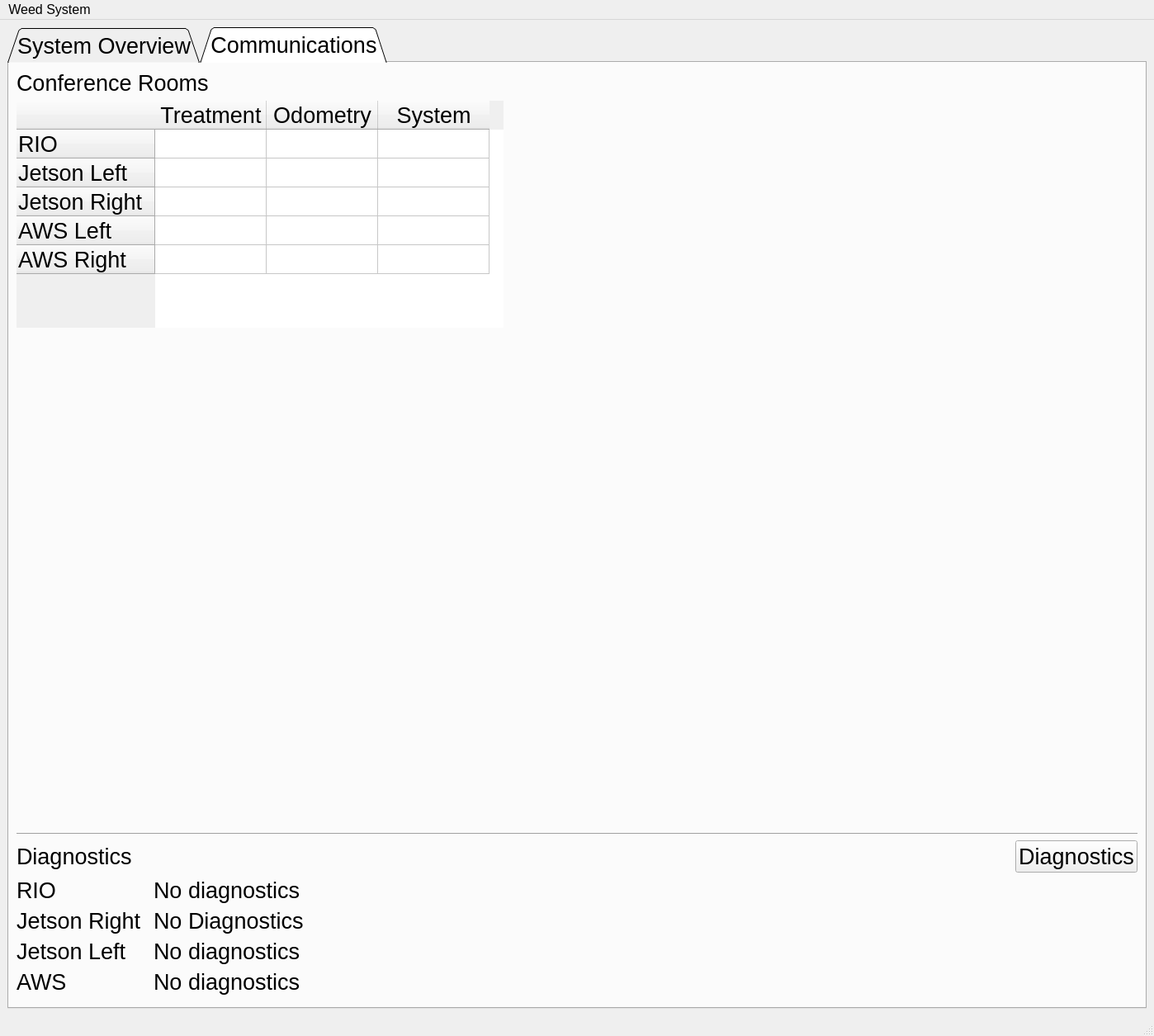
<?xml version="1.0" encoding="UTF-8"?>
<ui version="4.0">
 <class>MainWindow</class>
 <widget class="QMainWindow" name="MainWindow">
  <property name="geometry">
   <rect>
    <x>0</x>
    <y>0</y>
    <width>1398</width>
    <height>1255</height>
   </rect>
  </property>
  <property name="sizePolicy">
   <sizepolicy hsizetype="MinimumExpanding" vsizetype="MinimumExpanding">
    <horstretch>0</horstretch>
    <verstretch>0</verstretch>
   </sizepolicy>
  </property>
  <property name="minimumSize">
   <size>
    <width>1023</width>
    <height>851</height>
   </size>
  </property>
  <property name="font">
   <font>
    <pointsize>12</pointsize>
   </font>
  </property>
  <property name="windowTitle">
   <string>WEEDS</string>
  </property>
  <widget class="QWidget" name="centralwidget">
   <property name="enabled">
    <bool>true</bool>
   </property>
   <layout class="QVBoxLayout" name="verticalLayout_4">
    <item>
     <widget class="QTabWidget" name="tabWidget">
      <property name="sizePolicy">
       <sizepolicy hsizetype="Minimum" vsizetype="Minimum">
        <horstretch>0</horstretch>
        <verstretch>0</verstretch>
       </sizepolicy>
      </property>
      <property name="font">
       <font>
        <pointsize>20</pointsize>
       </font>
      </property>
      <property name="tabShape">
       <enum>QTabWidget::Triangular</enum>
      </property>
      <property name="currentIndex">
       <number>1</number>
      </property>
      <widget class="QWidget" name="tabSystem">
       <property name="enabled">
        <bool>true</bool>
       </property>
       <property name="sizePolicy">
        <sizepolicy hsizetype="MinimumExpanding" vsizetype="MinimumExpanding">
         <horstretch>0</horstretch>
         <verstretch>0</verstretch>
        </sizepolicy>
       </property>
       <property name="font">
        <font>
         <pointsize>20</pointsize>
        </font>
       </property>
       <property name="accessibleName">
        <string>tabSystem</string>
       </property>
       <attribute name="title">
        <string>System Overview</string>
       </attribute>
       <layout class="QVBoxLayout" name="verticalLayout_8">
        <item>
         <layout class="QHBoxLayout" name="horizontalLayout">
          <property name="sizeConstraint">
           <enum>QLayout::SetDefaultConstraint</enum>
          </property>
          <item>
           <widget class="QLabel" name="image_camera_left">
            <property name="sizePolicy">
             <sizepolicy hsizetype="Minimum" vsizetype="Minimum">
              <horstretch>1</horstretch>
              <verstretch>1</verstretch>
             </sizepolicy>
            </property>
            <property name="minimumSize">
             <size>
              <width>480</width>
              <height>270</height>
             </size>
            </property>
            <property name="baseSize">
             <size>
              <width>100</width>
              <height>100</height>
             </size>
            </property>
            <property name="frameShape">
             <enum>QFrame::Box</enum>
            </property>
            <property name="text">
             <string/>
            </property>
            <property name="pixmap">
             <pixmap>../../../Users/evan/.designer/output/original-194.jpg</pixmap>
            </property>
            <property name="scaledContents">
             <bool>true</bool>
            </property>
            <property name="wordWrap">
             <bool>false</bool>
            </property>
           </widget>
          </item>
          <item>
           <widget class="QProgressBar" name="tractor_progress">
            <property name="toolTip">
             <string>&lt;html&gt;&lt;head/&gt;&lt;body&gt;&lt;p&gt;Progress of the weeding aparatus&lt;/p&gt;&lt;/body&gt;&lt;/html&gt;</string>
            </property>
            <property name="value">
             <number>24</number>
            </property>
            <property name="orientation">
             <enum>Qt::Vertical</enum>
            </property>
            <property name="invertedAppearance">
             <bool>true</bool>
            </property>
           </widget>
          </item>
          <item>
           <widget class="QLabel" name="image_camera_right">
            <property name="sizePolicy">
             <sizepolicy hsizetype="Minimum" vsizetype="Minimum">
              <horstretch>1</horstretch>
              <verstretch>1</verstretch>
             </sizepolicy>
            </property>
            <property name="minimumSize">
             <size>
              <width>480</width>
              <height>270</height>
             </size>
            </property>
            <property name="baseSize">
             <size>
              <width>100</width>
              <height>100</height>
             </size>
            </property>
            <property name="frameShape">
             <enum>QFrame::Box</enum>
            </property>
            <property name="text">
             <string/>
            </property>
            <property name="pixmap">
             <pixmap>../../../Users/evan/.designer/output/processed-158.jpg</pixmap>
            </property>
            <property name="scaledContents">
             <bool>true</bool>
            </property>
           </widget>
          </item>
         </layout>
        </item>
        <item>
         <layout class="QHBoxLayout" name="horizontalLayout_4">
          <item>
           <widget class="QLabel" name="status_camera_left">
            <property name="toolTip">
             <string>&lt;html&gt;&lt;head/&gt;&lt;body&gt;&lt;p&gt;Status of the left camera&lt;/p&gt;&lt;/body&gt;&lt;/html&gt;</string>
            </property>
            <property name="text">
             <string>Unknown</string>
            </property>
            <property name="alignment">
             <set>Qt::AlignCenter</set>
            </property>
           </widget>
          </item>
          <item>
           <spacer name="horizontalSpacer_5">
            <property name="orientation">
             <enum>Qt::Horizontal</enum>
            </property>
            <property name="sizeHint" stdset="0">
             <size>
              <width>40</width>
              <height>20</height>
             </size>
            </property>
           </spacer>
          </item>
          <item>
           <widget class="QLabel" name="status_camera_right">
            <property name="toolTip">
             <string>&lt;html&gt;&lt;head/&gt;&lt;body&gt;&lt;p&gt;Status of the right camera&lt;/p&gt;&lt;/body&gt;&lt;/html&gt;</string>
            </property>
            <property name="text">
             <string>Unknown</string>
            </property>
            <property name="alignment">
             <set>Qt::AlignCenter</set>
            </property>
           </widget>
          </item>
         </layout>
        </item>
        <item>
         <layout class="QHBoxLayout" name="horizontalLayout_7">
          <property name="topMargin">
           <number>10</number>
          </property>
          <item>
           <widget class="Line" name="line">
            <property name="frameShadow">
             <enum>QFrame::Raised</enum>
            </property>
            <property name="lineWidth">
             <number>5</number>
            </property>
            <property name="orientation">
             <enum>Qt::Horizontal</enum>
            </property>
           </widget>
          </item>
         </layout>
        </item>
        <item>
         <layout class="QHBoxLayout" name="horizontalLayout_6" stretch="2,0,4,0,3">
          <item>
           <widget class="QLabel" name="label_2">
            <property name="text">
             <string>KPH</string>
            </property>
           </widget>
          </item>
          <item>
           <spacer name="horizontalSpacer_6">
            <property name="orientation">
             <enum>Qt::Horizontal</enum>
            </property>
            <property name="sizeHint" stdset="0">
             <size>
              <width>40</width>
              <height>20</height>
             </size>
            </property>
           </spacer>
          </item>
          <item>
           <widget class="QLabel" name="label">
            <property name="text">
             <string>Distance (CM)</string>
            </property>
           </widget>
          </item>
          <item>
           <spacer name="horizontalSpacer_7">
            <property name="orientation">
             <enum>Qt::Horizontal</enum>
            </property>
            <property name="sizeHint" stdset="0">
             <size>
              <width>40</width>
              <height>20</height>
             </size>
            </property>
           </spacer>
          </item>
          <item>
           <widget class="QLabel" name="label_3">
            <property name="text">
             <string>Images</string>
            </property>
           </widget>
          </item>
         </layout>
        </item>
        <item>
         <layout class="QHBoxLayout" name="horizontalLayout_2" stretch="2,0,5,0,3">
          <property name="sizeConstraint">
           <enum>QLayout::SetMinimumSize</enum>
          </property>
          <item>
           <widget class="QLCDNumber" name="average_kph">
            <property name="minimumSize">
             <size>
              <width>165</width>
              <height>369</height>
             </size>
            </property>
            <property name="frameShadow">
             <enum>QFrame::Sunken</enum>
            </property>
            <property name="lineWidth">
             <number>2</number>
            </property>
            <property name="smallDecimalPoint">
             <bool>true</bool>
            </property>
            <property name="digitCount">
             <number>2</number>
            </property>
           </widget>
          </item>
          <item>
           <spacer name="horizontalSpacer">
            <property name="orientation">
             <enum>Qt::Horizontal</enum>
            </property>
            <property name="sizeHint" stdset="0">
             <size>
              <width>40</width>
              <height>20</height>
             </size>
            </property>
           </spacer>
          </item>
          <item>
           <widget class="QLCDNumber" name="count_distance">
            <property name="minimumSize">
             <size>
              <width>658</width>
              <height>369</height>
             </size>
            </property>
            <property name="frameShape">
             <enum>QFrame::Box</enum>
            </property>
            <property name="frameShadow">
             <enum>QFrame::Sunken</enum>
            </property>
            <property name="lineWidth">
             <number>2</number>
            </property>
            <property name="smallDecimalPoint">
             <bool>false</bool>
            </property>
            <property name="digitCount">
             <number>6</number>
            </property>
            <property name="segmentStyle">
             <enum>QLCDNumber::Filled</enum>
            </property>
           </widget>
          </item>
          <item>
           <spacer name="horizontalSpacer_2">
            <property name="orientation">
             <enum>Qt::Horizontal</enum>
            </property>
            <property name="sizeHint" stdset="0">
             <size>
              <width>40</width>
              <height>20</height>
             </size>
            </property>
           </spacer>
          </item>
          <item>
           <widget class="QLCDNumber" name="count_images">
            <property name="minimumSize">
             <size>
              <width>494</width>
              <height>369</height>
             </size>
            </property>
            <property name="frameShadow">
             <enum>QFrame::Sunken</enum>
            </property>
            <property name="lineWidth">
             <number>2</number>
            </property>
            <property name="digitCount">
             <number>4</number>
            </property>
           </widget>
          </item>
         </layout>
        </item>
        <item>
         <layout class="QHBoxLayout" name="horizontalLayout_5" stretch="2,0,4,0,3">
          <item>
           <widget class="QPushButton" name="reset_kph">
            <property name="toolTip">
             <string>&lt;html&gt;&lt;head/&gt;&lt;body&gt;&lt;p&gt;Reset the number of image taken.&lt;/p&gt;&lt;p&gt;This has no operational effect.&lt;/p&gt;&lt;/body&gt;&lt;/html&gt;</string>
            </property>
            <property name="text">
             <string>Reset</string>
            </property>
           </widget>
          </item>
          <item>
           <spacer name="horizontalSpacer_3">
            <property name="orientation">
             <enum>Qt::Horizontal</enum>
            </property>
            <property name="sizeHint" stdset="0">
             <size>
              <width>40</width>
              <height>20</height>
             </size>
            </property>
           </spacer>
          </item>
          <item>
           <widget class="QPushButton" name="reset_distance">
            <property name="toolTip">
             <string>&lt;html&gt;&lt;head/&gt;&lt;body&gt;&lt;p&gt;Reset the distance travelled to 0.&lt;/p&gt;&lt;p&gt;Use this for marking the end of a row, but this has no operational effect&lt;/p&gt;&lt;/body&gt;&lt;/html&gt;</string>
            </property>
            <property name="text">
             <string>Reset</string>
            </property>
           </widget>
          </item>
          <item>
           <spacer name="horizontalSpacer_4">
            <property name="orientation">
             <enum>Qt::Horizontal</enum>
            </property>
            <property name="sizeHint" stdset="0">
             <size>
              <width>40</width>
              <height>20</height>
             </size>
            </property>
           </spacer>
          </item>
          <item>
           <widget class="QPushButton" name="reset_images_taken">
            <property name="toolTip">
             <string>&lt;html&gt;&lt;head/&gt;&lt;body&gt;&lt;p&gt;Reset the KPH to 0.&lt;/p&gt;&lt;p&gt;This has no operational effect.&lt;/p&gt;&lt;/body&gt;&lt;/html&gt;</string>
            </property>
            <property name="text">
             <string>Reset</string>
            </property>
           </widget>
          </item>
         </layout>
        </item>
        <item>
         <layout class="QHBoxLayout" name="horizontalLayout_11">
          <property name="topMargin">
           <number>10</number>
          </property>
          <item>
           <widget class="Line" name="line_3">
            <property name="frameShadow">
             <enum>QFrame::Raised</enum>
            </property>
            <property name="lineWidth">
             <number>5</number>
            </property>
            <property name="orientation">
             <enum>Qt::Horizontal</enum>
            </property>
           </widget>
          </item>
         </layout>
        </item>
        <item>
         <layout class="QVBoxLayout" name="verticalLayout_7">
          <item>
           <widget class="QWidget" name="widget" native="true">
            <layout class="QHBoxLayout" name="horizontalLayout_9">
             <item>
              <widget class="QLabel" name="status_current_operation">
               <property name="font">
                <font>
                 <pointsize>30</pointsize>
                </font>
               </property>
               <property name="text">
                <string>No operation in progress</string>
               </property>
              </widget>
             </item>
             <item>
              <spacer name="horizontalSpacer_8">
               <property name="orientation">
                <enum>Qt::Horizontal</enum>
               </property>
               <property name="sizeHint" stdset="0">
                <size>
                 <width>40</width>
                 <height>20</height>
                </size>
               </property>
              </spacer>
             </item>
             <item>
              <layout class="QVBoxLayout" name="verticalLayout_6">
               <item>
                <widget class="QPushButton" name="button_start">
                 <property name="minimumSize">
                  <size>
                   <width>190</width>
                   <height>0</height>
                  </size>
                 </property>
                 <property name="font">
                  <font>
                   <pointsize>18</pointsize>
                  </font>
                 </property>
                 <property name="toolTip">
                  <string>&lt;html&gt;&lt;head/&gt;&lt;body&gt;&lt;p&gt;&lt;span style=&quot; font-size:12pt;&quot;&gt;Begin the weeding process. &lt;/span&gt;&lt;/p&gt;&lt;p&gt;&lt;span style=&quot; font-size:12pt;&quot;&gt;This will apply treatment to the identified vegetation.&lt;/span&gt;&lt;/p&gt;&lt;p&gt;&lt;span style=&quot; font-size:12pt;&quot;&gt;This can only be used if communication for the RIO and Jetsons is OK.&lt;/span&gt;&lt;/p&gt;&lt;/body&gt;&lt;/html&gt;</string>
                 </property>
                 <property name="text">
                  <string>Start Weeding</string>
                 </property>
                 <property name="flat">
                  <bool>false</bool>
                 </property>
                </widget>
               </item>
               <item>
                <widget class="QPushButton" name="button_start_imaging">
                 <property name="minimumSize">
                  <size>
                   <width>190</width>
                   <height>0</height>
                  </size>
                 </property>
                 <property name="font">
                  <font>
                   <pointsize>19</pointsize>
                  </font>
                 </property>
                 <property name="toolTip">
                  <string>&lt;html&gt;&lt;head/&gt;&lt;body&gt;&lt;p&gt;&lt;span style=&quot; font-size:12pt;&quot;&gt;Start taking images only.&lt;/span&gt;&lt;/p&gt;&lt;p&gt;&lt;span style=&quot; font-size:12pt;&quot;&gt;No weeding involved&lt;/span&gt;&lt;/p&gt;&lt;/body&gt;&lt;/html&gt;</string>
                 </property>
                 <property name="text">
                  <string>Start Imaging</string>
                 </property>
                </widget>
               </item>
               <item>
                <widget class="QPushButton" name="button_stop">
                 <property name="minimumSize">
                  <size>
                   <width>190</width>
                   <height>0</height>
                  </size>
                 </property>
                 <property name="font">
                  <font>
                   <pointsize>18</pointsize>
                  </font>
                 </property>
                 <property name="text">
                  <string>Stop</string>
                 </property>
                </widget>
               </item>
              </layout>
             </item>
            </layout>
           </widget>
          </item>
         </layout>
        </item>
       </layout>
      </widget>
      <widget class="QWidget" name="detailSystem">
       <property name="font">
        <font>
         <pointsize>20</pointsize>
        </font>
       </property>
       <attribute name="title">
        <string>Communications</string>
       </attribute>
       <layout class="QVBoxLayout" name="verticalLayout">
        <item>
         <layout class="QHBoxLayout" name="horizontalLayout_8">
          <property name="sizeConstraint">
           <enum>QLayout::SetMaximumSize</enum>
          </property>
          <item>
           <widget class="QLabel" name="label_5">
            <property name="maximumSize">
             <size>
              <width>16777215</width>
              <height>50</height>
             </size>
            </property>
            <property name="text">
             <string>Conference Rooms</string>
            </property>
           </widget>
          </item>
         </layout>
        </item>
        <item>
         <layout class="QHBoxLayout" name="horizontalLayout_12">
          <item>
           <widget class="QTableWidget" name="statusTable">
            <property name="enabled">
             <bool>true</bool>
            </property>
            <property name="sizePolicy">
             <sizepolicy hsizetype="Preferred" vsizetype="Preferred">
              <horstretch>0</horstretch>
              <verstretch>0</verstretch>
             </sizepolicy>
            </property>
            <property name="minimumSize">
             <size>
              <width>590</width>
              <height>275</height>
             </size>
            </property>
            <property name="font">
             <font>
              <pointsize>20</pointsize>
             </font>
            </property>
            <property name="frameShape">
             <enum>QFrame::NoFrame</enum>
            </property>
            <property name="lineWidth">
             <number>0</number>
            </property>
            <property name="showGrid">
             <bool>true</bool>
            </property>
            <property name="cornerButtonEnabled">
             <bool>true</bool>
            </property>
            <attribute name="horizontalHeaderMinimumSectionSize">
             <number>135</number>
            </attribute>
            <attribute name="horizontalHeaderHighlightSections">
             <bool>true</bool>
            </attribute>
            <row>
             <property name="text">
              <string>RIO</string>
             </property>
             <property name="font">
              <font>
               <pointsize>20</pointsize>
              </font>
             </property>
            </row>
            <row>
             <property name="text">
              <string>Jetson Left</string>
             </property>
             <property name="font">
              <font>
               <pointsize>20</pointsize>
              </font>
             </property>
            </row>
            <row>
             <property name="text">
              <string>Jetson Right</string>
             </property>
             <property name="font">
              <font>
               <pointsize>20</pointsize>
              </font>
             </property>
            </row>
            <row>
             <property name="text">
              <string>AWS Left</string>
             </property>
             <property name="font">
              <font>
               <pointsize>20</pointsize>
              </font>
             </property>
            </row>
            <row>
             <property name="text">
              <string>AWS Right</string>
             </property>
             <property name="font">
              <font>
               <pointsize>20</pointsize>
              </font>
             </property>
            </row>
            <column>
             <property name="text">
              <string>Treatment</string>
             </property>
             <property name="font">
              <font>
               <pointsize>20</pointsize>
              </font>
             </property>
            </column>
            <column>
             <property name="text">
              <string>Odometry</string>
             </property>
             <property name="font">
              <font>
               <pointsize>20</pointsize>
              </font>
             </property>
            </column>
            <column>
             <property name="text">
              <string>System</string>
             </property>
             <property name="font">
              <font>
               <pointsize>20</pointsize>
              </font>
             </property>
            </column>
            <item row="0" column="0">
             <property name="text">
              <string/>
             </property>
             <property name="font">
              <font>
               <pointsize>20</pointsize>
              </font>
             </property>
            </item>
           </widget>
          </item>
          <item>
           <spacer name="horizontalSpacer_10">
            <property name="orientation">
             <enum>Qt::Horizontal</enum>
            </property>
            <property name="sizeHint" stdset="0">
             <size>
              <width>40</width>
              <height>20</height>
             </size>
            </property>
           </spacer>
          </item>
         </layout>
        </item>
        <item>
         <spacer name="verticalSpacer">
          <property name="orientation">
           <enum>Qt::Vertical</enum>
          </property>
          <property name="sizeHint" stdset="0">
           <size>
            <width>20</width>
            <height>40</height>
           </size>
          </property>
         </spacer>
        </item>
        <item>
         <layout class="QHBoxLayout" name="horizontalLayout_3">
          <item>
           <widget class="Line" name="line_4">
            <property name="orientation">
             <enum>Qt::Horizontal</enum>
            </property>
           </widget>
          </item>
         </layout>
        </item>
        <item>
         <layout class="QHBoxLayout" name="horizontalLayout_10">
          <item>
           <widget class="QLabel" name="label_13">
            <property name="text">
             <string>Diagnostics</string>
            </property>
           </widget>
          </item>
          <item>
           <spacer name="horizontalSpacer_9">
            <property name="orientation">
             <enum>Qt::Horizontal</enum>
            </property>
            <property name="sizeHint" stdset="0">
             <size>
              <width>40</width>
              <height>20</height>
             </size>
            </property>
           </spacer>
          </item>
          <item>
           <widget class="QPushButton" name="pushButton">
            <property name="maximumSize">
             <size>
              <width>200</width>
              <height>41</height>
             </size>
            </property>
            <property name="text">
             <string>Diagnostics</string>
            </property>
           </widget>
          </item>
         </layout>
        </item>
        <item>
         <layout class="QFormLayout" name="formLayout_3">
          <item row="0" column="0">
           <widget class="QLabel" name="label_4">
            <property name="minimumSize">
             <size>
              <width>160</width>
              <height>0</height>
             </size>
            </property>
            <property name="text">
             <string>RIO</string>
            </property>
           </widget>
          </item>
          <item row="0" column="1">
           <widget class="QLabel" name="label_6">
            <property name="text">
             <string>No diagnostics</string>
            </property>
           </widget>
          </item>
          <item row="1" column="0">
           <widget class="QLabel" name="label_7">
            <property name="minimumSize">
             <size>
              <width>160</width>
              <height>0</height>
             </size>
            </property>
            <property name="text">
             <string>Jetson Right</string>
            </property>
           </widget>
          </item>
          <item row="1" column="1">
           <widget class="QLabel" name="label_8">
            <property name="text">
             <string>No Diagnostics</string>
            </property>
           </widget>
          </item>
          <item row="2" column="0">
           <widget class="QLabel" name="label_9">
            <property name="minimumSize">
             <size>
              <width>160</width>
              <height>0</height>
             </size>
            </property>
            <property name="text">
             <string>Jetson Left</string>
            </property>
           </widget>
          </item>
          <item row="3" column="0">
           <widget class="QLabel" name="label_11">
            <property name="minimumSize">
             <size>
              <width>160</width>
              <height>0</height>
             </size>
            </property>
            <property name="text">
             <string>AWS</string>
            </property>
           </widget>
          </item>
          <item row="3" column="1">
           <widget class="QLabel" name="label_12">
            <property name="text">
             <string>No diagnostics</string>
            </property>
           </widget>
          </item>
          <item row="2" column="1">
           <widget class="QLabel" name="label_10">
            <property name="text">
             <string>No diagnostics</string>
            </property>
           </widget>
          </item>
         </layout>
        </item>
        <item>
         <widget class="QFrame" name="frame">
          <property name="frameShape">
           <enum>QFrame::StyledPanel</enum>
          </property>
          <property name="frameShadow">
           <enum>QFrame::Raised</enum>
          </property>
          <property name="lineWidth">
           <number>3</number>
          </property>
         </widget>
        </item>
       </layout>
      </widget>
     </widget>
    </item>
   </layout>
  </widget>
  <widget class="QMenuBar" name="menubar">
   <property name="geometry">
    <rect>
     <x>0</x>
     <y>0</y>
     <width>1398</width>
     <height>21</height>
    </rect>
   </property>
   <widget class="QMenu" name="menuWeed_System">
    <property name="title">
     <string>Weed System</string>
    </property>
   </widget>
   <addaction name="menuWeed_System"/>
  </widget>
  <widget class="QStatusBar" name="statusbar"/>
 </widget>
 <resources/>
 <connections/>
</ui>
